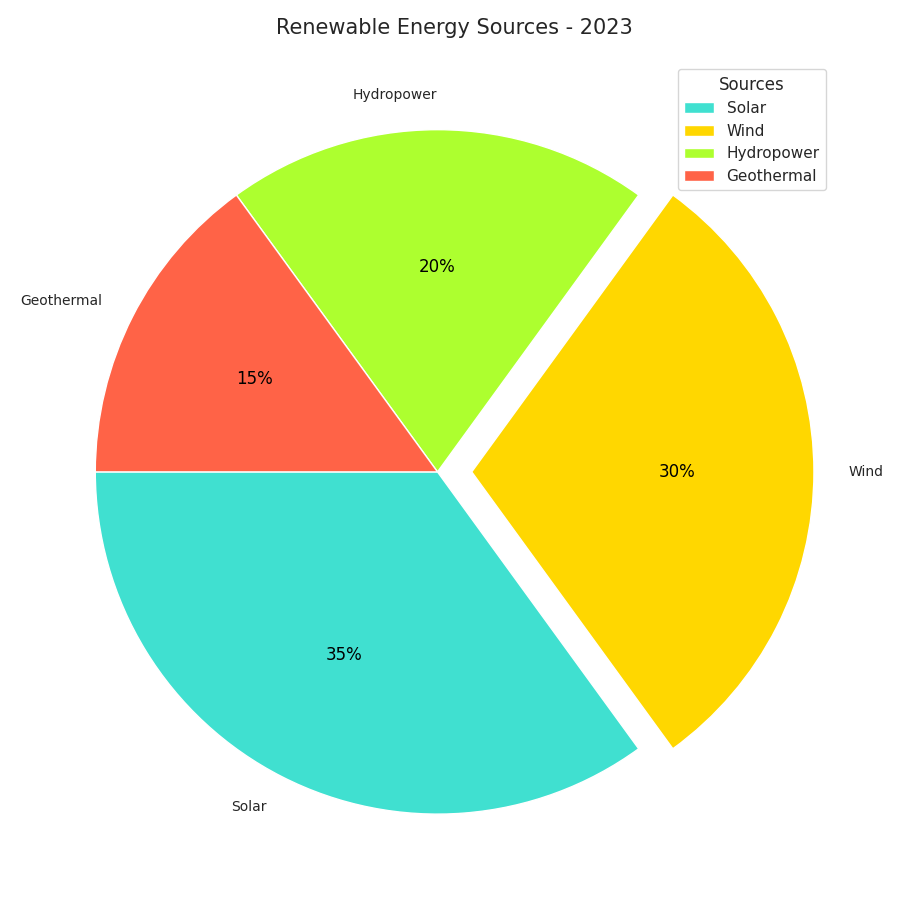

Here is the Python script that generated this plot:
import matplotlib.pyplot as plt

energy_sources = ['Solar', 'Wind', 'Hydropower', 'Geothermal']
energy_shares = [35, 30, 20, 15]
colors = ['#40E0D0', '#FFD700', '#ADFF2F', '#FF6347']
explode = (0, 0.1, 0, 0)

fig, ax = plt.subplots(figsize=(9, 9))

wedges, texts, autotexts = ax.pie(
    energy_shares, 
    labels=energy_sources, 
    autopct='%1.0f%%', 
    startangle=180, 
    colors=colors, 
    explode=explode,
    shadow=False
)

for text in texts:
    text.set_fontsize(10)
for autotext in autotexts:
    autotext.set_fontsize(12)
    autotext.set_color('black')

ax.set_title(
    'Renewable Energy Sources - 2023', 
    fontsize=15, 
    fontweight='regular', 
    pad=20
)

# Utilizing different axis transformation
ax.axis('equal')

# Randomly changing legend position and properties
plt.legend(
    wedges, energy_sources,
    title="Sources",
    loc="upper right",
    bbox_to_anchor=(0.5, 0.5, 0.5, 0.5),
    fontsize=11
)

plt.tight_layout()

plt.show()
